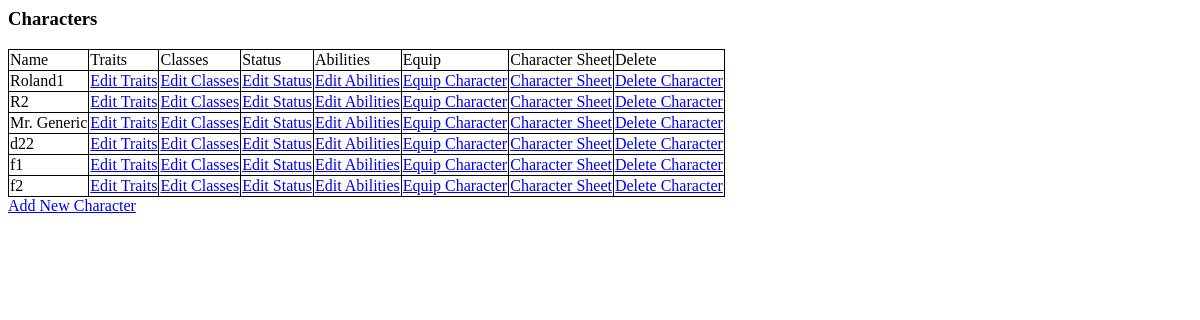
The app's page /osric_character_tools/characters.php, older data.
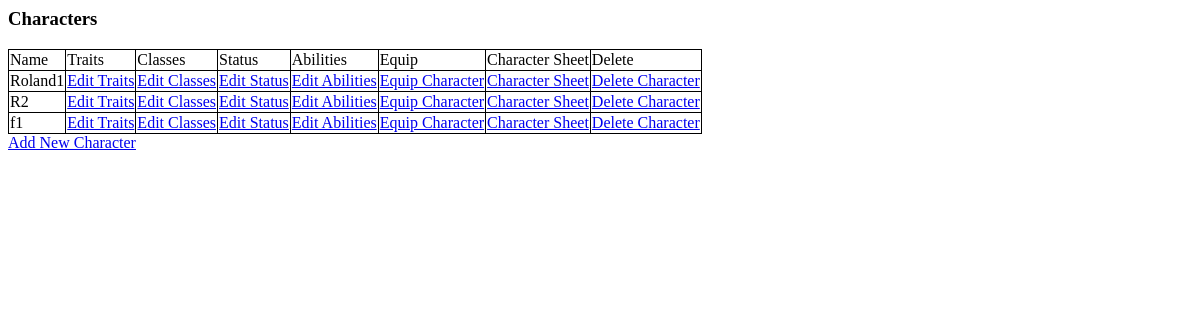
The same page, newer data.
### tables this page shows
CREATE TABLE IF NOT EXISTS `characters` (
  `CharacterName` varchar(255) NOT NULL,
  `CharacterGender` int(11) NOT NULL,
  `CharacterAge` float NOT NULL,
  `CharacterHeight` float NOT NULL,
  `CharacterWeight` float NOT NULL,
  `CharacterId` bigint(20) unsigned NOT NULL AUTO_INCREMENT,
  `CharacterAlignment` int(11) NOT NULL,
  `RaceId` bigint(20) NOT NULL,
  PRIMARY KEY (`CharacterId`)
);

### osric_character_tools/inc/OsricDb.php (called while the page is built, shortened)
<?php
class OsricDb
{
	protected $cxn;
	public function doInit($aHost,$aUser,$aPasswd)
	{
		$aDbname = "osric_db";
		$this->cxn = mysqli_connect($aHost,$aUser,$aPasswd,$aDbname) or die("Couldn't connect to server");
	}
	public function getCharacters()
	{
		$query = "SELECT * from characters";
		$result = mysqli_query($this->cxn,$query) or die("Couldn't execute query: ".$query);
		for($result_set = array();$row = mysqli_fetch_assoc($result);$result_set[]=$row);
		return $result_set;
	}
}
?>

### osric_character_tools/characters.php (the view, shortened to what this page needs)
<html>
<head>
<link rel="stylesheet" type="text/css" href="./css/class.css" />
</head>
<body>
<?php
require_once("./inc/OsricDb.php");
$myOsricDb = new OsricDb();
$myOsricDb->doInit($host,$user,$passwd);
?>
<h3>Characters</h3>
<?php
$characters = $myOsricDb->getCharacters();
echo "<table id='osric_characters'>";
echo "<tr><td>Name</td><td>Traits</td><td>Classes</td><td>Status</td><td>Abilities</td><td>Equip</td><td>Character Sheet</td><td>Delete</td></tr>";
foreach($characters as $character)
{
	$characterId = $character['CharacterId'];
	echo "<tr>";
	echo "<td>{$character['CharacterName']}</td>";
	echo "<td><a href='editcharacter.php?CharacterId={$characterId}'>Edit Traits</a></td>";
	echo "<td><a href='editcharacterclasses.php?CharacterId={$characterId}'>Edit Classes</a></td>";
	echo "<td><a href='editcharacterstatus.php?CharacterId={$characterId}'>Edit Status</a></td>";
	echo "<td><a href='editcharacterabilities.php?CharacterId={$characterId}'>Edit Abilities</a></td>";
	echo "<td><a href='equipcharacter.php?CharacterId={$characterId}'>Equip Character</a></td>";
	echo "<td><a href='charactersheet.php?CharacterId={$characterId}'>Character Sheet</td>";
	echo "<td><a href='deletecharacter.php?CharacterId={$characterId}'>Delete Character</a></td>";
	echo "</tr>";
}
echo "</table>";
echo "<a href='editcharacter.php?CharacterId=-1'>Add New Character</a></td>";
?>
</body>
</html>

### osric_character_tools/css/class.css (style rules this page uses)
table { border: 1px solid black; border-collapse: collapse; }
td { border-right: 1px solid black; border-bottom: 1px solid black; }

Row changes from the older to the newer data that the page shows:
removed characters: CharacterName "Mr. Generic"
removed characters: CharacterName "d22"
removed characters: CharacterName "f2"
